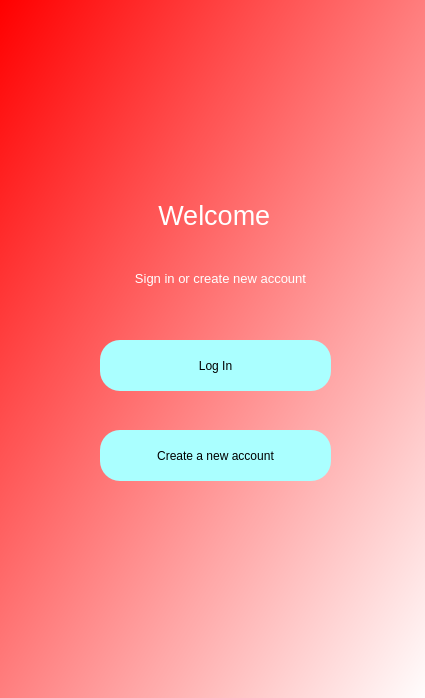
<?xml version="1.0" encoding="UTF-8"?>
<ui version="4.0">
 <class>Dialog</class>
 <widget class="QDialog" name="Dialog">
  <property name="geometry">
   <rect>
    <x>0</x>
    <y>0</y>
    <width>425</width>
    <height>698</height>
   </rect>
  </property>
  <property name="windowTitle">
   <string>Dialog</string>
  </property>
  <widget class="QWidget" name="widget" native="true">
   <property name="geometry">
    <rect>
     <x>0</x>
     <y>0</y>
     <width>431</width>
     <height>700</height>
    </rect>
   </property>
   <property name="styleSheet">
    <string notr="true">QWidget#widget{
background-color: qlineargradient(spread:pad, x1:0, y1:0, x2:1, y2:1, stop:0 rgba(255, 0, 0, 255), stop:1 rgba(255, 255, 255, 255));}
</string>
   </property>
   <widget class="QWidget" name="widget_2" native="true">
    <property name="geometry">
     <rect>
      <x>0</x>
      <y>0</y>
      <width>431</width>
      <height>700</height>
     </rect>
    </property>
    <property name="styleSheet">
     <string notr="true">QWidget#widget{
background-color: qlineargradient(spread:pad, x1:0, y1:0, x2:1, y2:1, stop:0 rgba(255, 0, 0, 255), stop:1 rgba(255, 255, 255, 255));}
</string>
    </property>
    <widget class="QLabel" name="Welcome_label_3">
     <property name="geometry">
      <rect>
       <x>-10</x>
       <y>160</y>
       <width>441</width>
       <height>111</height>
      </rect>
     </property>
     <property name="palette">
      <palette>
       <active>
        <colorrole role="WindowText">
         <brush brushstyle="SolidPattern">
          <color alpha="255">
           <red>255</red>
           <green>255</green>
           <blue>255</blue>
          </color>
         </brush>
        </colorrole>
       </active>
       <inactive>
        <colorrole role="WindowText">
         <brush brushstyle="SolidPattern">
          <color alpha="255">
           <red>255</red>
           <green>255</green>
           <blue>255</blue>
          </color>
         </brush>
        </colorrole>
       </inactive>
       <disabled>
        <colorrole role="WindowText">
         <brush brushstyle="SolidPattern">
          <color alpha="255">
           <red>120</red>
           <green>120</green>
           <blue>120</blue>
          </color>
         </brush>
        </colorrole>
       </disabled>
      </palette>
     </property>
     <property name="font">
      <font>
       <pointsize>20</pointsize>
      </font>
     </property>
     <property name="styleSheet">
      <string notr="true">QWidget#widget{
font: 20pt &quot;MS Shell Dlg 2&quot;;
color:rgb(255, 255, 255)}</string>
     </property>
     <property name="text">
      <string> Welcome</string>
     </property>
     <property name="alignment">
      <set>Qt::AlignCenter</set>
     </property>
    </widget>
    <widget class="QLabel" name="Welcome_label_4">
     <property name="geometry">
      <rect>
       <x>0</x>
       <y>228</y>
       <width>441</width>
       <height>101</height>
      </rect>
     </property>
     <property name="palette">
      <palette>
       <active>
        <colorrole role="WindowText">
         <brush brushstyle="SolidPattern">
          <color alpha="255">
           <red>255</red>
           <green>255</green>
           <blue>255</blue>
          </color>
         </brush>
        </colorrole>
       </active>
       <inactive>
        <colorrole role="WindowText">
         <brush brushstyle="SolidPattern">
          <color alpha="255">
           <red>255</red>
           <green>255</green>
           <blue>255</blue>
          </color>
         </brush>
        </colorrole>
       </inactive>
       <disabled>
        <colorrole role="WindowText">
         <brush brushstyle="SolidPattern">
          <color alpha="255">
           <red>120</red>
           <green>120</green>
           <blue>120</blue>
          </color>
         </brush>
        </colorrole>
       </disabled>
      </palette>
     </property>
     <property name="font">
      <font>
       <pointsize>10</pointsize>
      </font>
     </property>
     <property name="text">
      <string>Sign in or create new account</string>
     </property>
     <property name="alignment">
      <set>Qt::AlignCenter</set>
     </property>
    </widget>
    <widget class="QPushButton" name="login_button">
     <property name="geometry">
      <rect>
       <x>100</x>
       <y>340</y>
       <width>231</width>
       <height>51</height>
      </rect>
     </property>
     <property name="styleSheet">
      <string notr="true">border-radius:20px;
background-color: rgb(170, 255, 255);
font: 11pt &quot;MS Shell Dlg 2&quot;;</string>
     </property>
     <property name="text">
      <string>Log In</string>
     </property>
    </widget>
    <widget class="QPushButton" name="create_button">
     <property name="geometry">
      <rect>
       <x>100</x>
       <y>430</y>
       <width>231</width>
       <height>51</height>
      </rect>
     </property>
     <property name="styleSheet">
      <string notr="true">border-radius:20px;
background-color: rgb(170, 255, 255);
font: 11pt &quot;MS Shell Dlg 2&quot;;</string>
     </property>
     <property name="text">
      <string>Create a new account</string>
     </property>
    </widget>
   </widget>
  </widget>
 </widget>
 <resources/>
 <connections/>
</ui>
